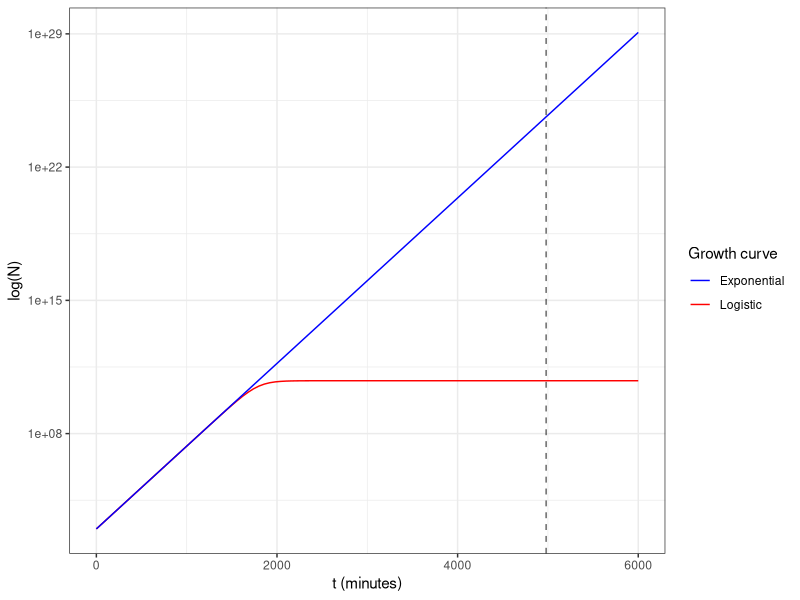
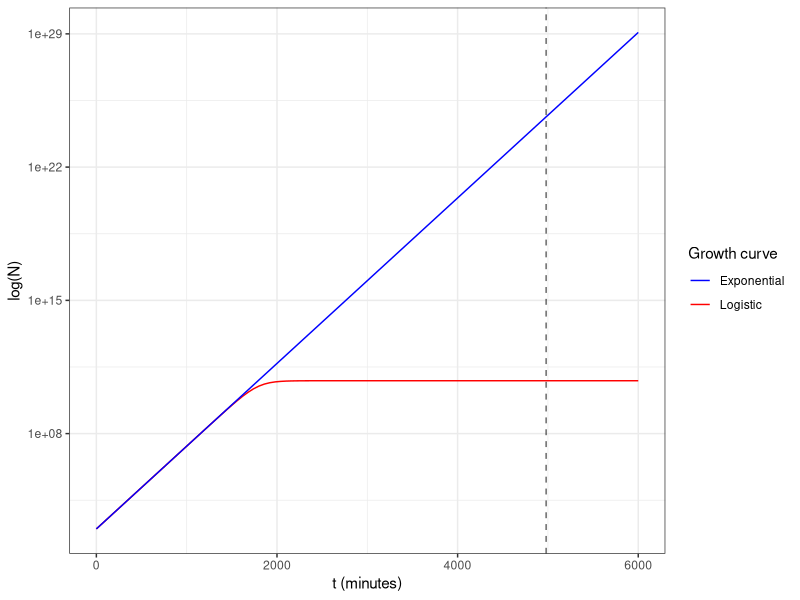

Write R code to recreate these figures, in order.
logistic_fun <- function(t) {
  
  N <- (N0*K*exp(r*t))/(K-N0+N0*exp(r*t))
  
  return(N)
  
}

exponential_fun <- function(t) {
  
  N <- (N0*exp(r*t))
  
  return(N)
}


N0 <- exp(6.8941709)
r <- 0.0100086
t <- seq(0, 6000, by = 10) 
K <- 6.00e+10

library(ggplot2)

ggplot(data.frame(t), aes(x = t)) +
  geom_function(fun = logistic_fun, aes(colour = "Logistic"), size = 0.5) +
  geom_function(fun = exponential_fun, aes(colour = "Exponential"), size = 0.5) +
  geom_vline(xintercept = 4980, linetype = "dashed", color = "black", size = 0.5, alpha = 0.6) +  # Add vertical line
  scale_color_manual(values = c("Logistic" = "red", "Exponential" = "blue"),
                     name = "Growth curve") +
  scale_y_continuous(trans = "log10") +
  labs(x = "t (minutes)", y = "log(N)") +
  theme_bw()

ggsave("Question_3_Graph.png", width = 8, height = 6, dpi = 600)
